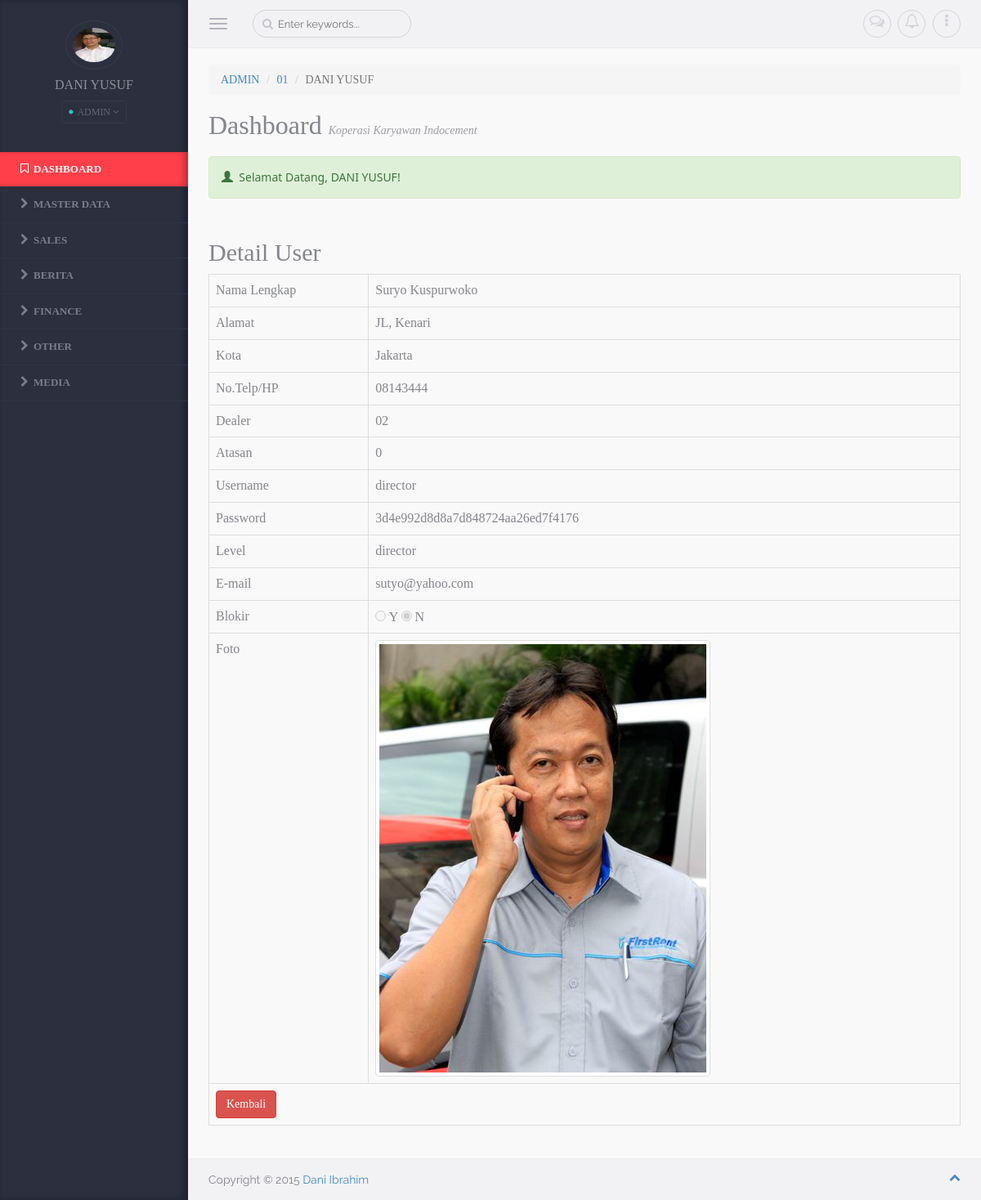
The page /media.php?module=users&act=detailuser&id=182 (signed in) on the database its author committed.
### tables this page shows
CREATE TABLE IF NOT EXISTS `mainmenu` (
  `id_main` int(5) NOT NULL AUTO_INCREMENT,
  `nama_menu` varchar(50) DEFAULT NULL,
  `link` varchar(100) DEFAULT NULL,
  `aktif` enum('Y','N') NOT NULL DEFAULT 'Y',
  `urutan` int(2) NOT NULL,
  `level` varchar(20) NOT NULL,
  PRIMARY KEY (`id_main`)
);

CREATE TABLE IF NOT EXISTS `users` (
  `id_user` int(6) NOT NULL AUTO_INCREMENT,
  `nama` varchar(45) DEFAULT NULL,
  `alamat` text,
  `kota` varchar(45) DEFAULT NULL,
  `telp` varchar(45) DEFAULT NULL,
  `id_cabang` varchar(6) DEFAULT NULL,
  `id_atasan` varchar(6) DEFAULT NULL,
  `username` varchar(45) DEFAULT NULL,
  `password` varchar(45) DEFAULT NULL,
  `level` varchar(45) DEFAULT NULL,
  `email` varchar(75) DEFAULT NULL,
  `blokir` varchar(1) DEFAULT NULL,
  `id_session` varchar(45) DEFAULT NULL,
  `foto` varchar(100) DEFAULT NULL,
  PRIMARY KEY (`id_user`)
);

### media.php (the view, shortened to what this page needs)
<?php
	if (empty($_SESSION['username']) AND empty($_SESSION['passuser'])){
	header ("location:index.php");
}
else{
?>
<html lang="en">
<head>
  <link rel="stylesheet" href="assets/css/bootstrap/bootstrap.css" />
    <link rel="stylesheet" href="assets/css/plugins/calendar/calendar.css" />
    <link rel="stylesheet" href="assets/css/app/app.v1.css" />
</head>
<body>
	<aside class="left-panel">
            <div class="user text-center">
              <img alt="" src="foto/<?php echo "$_SESSION[foto]"; ?>" class="img-circle" height="60"/>
              <h4 class="user-name"><?php echo strtoupper("$_SESSION[namalengkap]"); ?></h4>
                  <div class="dropdown user-login">
                  <button class="btn btn-xs dropdown-toggle btn-rounded" type="button" data-toggle="dropdown" aria-expanded="true">
                    <i class="fa fa-circle status-icon available"></i>&nbsp;<?php echo strtoupper("$_SESSION[leveluser]"); ?>&nbsp;<i class="fa fa-angle-down"></i>
                  </button>
                  </div>
            </div>
            <nav class="navigation">
            	<ul class="list-unstyled">
                	<li class="active"><a href="media.php?module=home"><i class="fa fa-bookmark-o"></i><span class="nav-label">Dashboard</span></a>
                  </li>
                      <?php
                      $sql=mysql_query("SELECT * FROM mainmenu ORDER BY urutan");
                      while ($m=mysql_fetch_array($sql)){
                        echo "<li class=\"has-submenu\"><a href='$m[link]'><i class='fa fa-chevron-right'></i><span class='nav-label'>$m[nama_menu]</span></a>";
                      }
                      echo "</li>";
                      ?>
              </ul>
            </nav>
    </aside>
    <section class="content">
        <header class="top-head container-fluid">
            <button type="button" class="navbar-toggle pull-left">
                <span class="icon-bar"></span>
                <span class="icon-bar"></span>
                <span class="icon-bar"></span>
            </button>
            <form role="search" class="navbar-left app-search pull-left hidden-xs">
              <input type="text" placeholder="Enter keywords..." class="form-control form-control-circle">
          	</form>
            <ul class="nav-toolbar">
            	<li class="dropdown"><a href="#" data-toggle="dropdown"><i class="fa fa-comments-o"></i><span class="badge bg-warning"></span></a>
                </li>
                <li class="dropdown"><a href="#" data-toggle="dropdown"><i class="fa fa-bell-o"></i><span class="badge"></span></a>
                </li>
                <li class="dropdown"><a href="#" data-toggle="dropdown"><i class="fa fa-ellipsis-v"></i></a>
                </li>
            </ul>
        </header>
        <div class="warper container-fluid">
            <ol class="breadcrumb">
              <li><a href="#"><?php echo strtoupper("$_SESSION[leveluser]"); ?></a></li>
              <li><a href="#"><?php echo "$_SESSION[id_cabang]"; ?></a></li>
              <li class="active"><?php echo strtoupper("$_SESSION[namalengkap]"); ?></a></li>
            </ol>
            <div class="page-header">
              <h1>Dashboard <i><small>Koperasi Karyawan Indocement</small></i></h1>
              <div class="alert alert-success" role="alert" style="font-family:Segoe UI;">
                <span class="glyphicon glyphicon-user" aria-hidden="true"></span>&nbsp;
                Selamat Datang, <?php echo strtoupper("$_SESSION[namalengkap]"); ?>!
              </div>
            </div>
            <div class="row">
              <?php include "content.php"; ?>
            </div>
        </div>
        <footer class="container-fluid footer">
        	Copyright &copy; 2015 <a href="#" target="_blank">Dani Ibrahim</a>
            <a href="#" class="pull-right scrollToTop"><i class="fa fa-chevron-up"></i></a>
        </footer>
    </section>
</body>
<?php
}
?>

### modul/mod_users/users.php (shortened to what this page needs)
<?php
if (empty($_SESSION['username']) AND empty($_SESSION['passuser'])){
  echo "<link href='style.css' rel='stylesheet' type='text/css'>
        <center>Untuk mengakses modul, Anda harus login <br>";
  echo "<a href=../../index.php><b>LOGIN</b></a></center>";
}
else{
switch($_GET['act']){
  case "detailuser":
    $edit=mysql_query("SELECT * FROM users WHERE id_user='$_GET[id]'");
    $r=mysql_fetch_array($edit);
    if ($_SESSION['leveluser']=='admin'){
    echo "
      <div class=\"col-md-12\">
        <h2>Detail User</h2>
        <input type=hidden name=id value='$r[id_user]'>
          <table id='example1' class='table table-bordered table-hover'>
            <tr><td>Nama Lengkap</td><td>$r[nama]</td></tr>
            <tr><td>Alamat</td><td>$r[alamat]</td></tr>
            <tr><td>Kota</td><td>$r[kota]</td></tr>
            <tr><td>No.Telp/HP</td><td>$r[telp]</td></tr>
            <tr><td>Dealer</td><td>$r[id_cabang]</td></tr>
            <tr><td>Atasan</td><td>$r[id_atasan]</td></tr>
            <tr><td>Username</td><td>$r[username]</td></tr>
            <tr><td>Password</td><td>$r[password]</td></tr>
            <tr><td>Level</td><td>$r[level]</td></tr>
            <tr><td>E-mail</td><td>$r[email]</td></tr>";
            if ($r['blokir']=='N'){
              echo "<tr><td>Blokir</td><td><input type=radio name='blokir' value='Y' disabled> Y
                                           <input type=radio name='blokir' value='N' checked disabled> N </td></tr>";
            }
            else{
              echo "<tr><td>Blokir</td><td><input type=radio name='blokir' value='Y' checked disabled> Y
                                            <input type=radio name='blokir' value='N' disabled> N </td></tr>";
            }
            echo "
            <tr><td>Foto</td><td><img src='foto/$r[foto]' class=\"img-thumbnail\"></td></tr>
            <tr>
                <td colspan=2>
                <input class=\"btn btn-danger\" type=button value=Kembali onclick=self.history.back()>
              </td></tr>
          </table>
      </div>";
    }
  break;
  }
}
?>

### assets/css/app/app.v1.css (style rules this page uses)
body { background-color:#f9f9f9; color:#85868d; font-family: 'Raleway', sans-serif; position:relative; }
body, html { overflow-x:hidden; }
aside.left-panel { background-color:#2b2f3e; width:230px; position:fixed; padding:25px 0px; box-shadow:inset -5px 0px 8px rgba(0,0,0,0.3); height:100%; top:0px; left:0px; }
.user { margin-bottom:35px; }
.user h4.user-name { color:#8e909a; font-size:16px; }
.user img { border:1px solid #383c4a; padding:8px; width:70px; }
.user .user-login { display:inline-block; }
.user .user-login .btn { border:1px solid #343847; background-color:transparent; color:#616574; padding:4px 8px; }
.navigation { margin:20px 0px; }
.navigation > ul > li { position:relative; }
.navigation > ul > li.has-submenu:after { content:"\f105"; font-family: 'FontAwesome'; display:inline-block; position:absolute; color:#7a7e8a; right:15px; transition: all 0.4s; -moz-transition: all 0.4s; -webkit-transition: all 0.4s; -o-transition: all 0.4s; top:10px; visibility:hidden; }
.navigation > ul > li > a { display:block; padding:12px 25px; color:#7a7e8a; text-transform:uppercase; font-size:13px; text-decoration:none; font-weight:800; border-bottom:1px solid #2f3444; transition: all 0.4s; -moz-transition: all 0.4s; -webkit-transition: all 0.4s; -o-transition: all 0.4s; }
.navigation > ul > li:hover > a, .navigation > ul > li.active:hover > a, .navigation > ul > li.active > a { color:#fff; background-color: #ff404b; -webkit-box-shadow: inset -6px 0 8px -2px rgba(0,0,0,0.3); box-shadow: inset -6px 0 8px -2px rgba(0,0,0,0.3); }
.navigation ul li a i { margin-right:6px; font-size:14px; }
header { background-color:#f2f2f4; border-bottom:1px solid #ececee; padding-top:4px; padding-bottom:4px; }
.navbar-toggle { margin:8px 20px 8px 0px; display:block; padding-left:0px; }
.navbar-toggle .icon-bar { background-color:#b3b3be; }
.app-search { position:relative; margin-top:8px; margin-bottom:8px; margin-right:15px; }
.app-search .form-control, .app-search .form-control:focus { border:1px solid #d3d3db; font-size:13px; color:#c4c4cd; padding-left:30px; background:none; box-shadow:none; }
.app-search:before { content:"\f002"; position:absolute; left:12px; font-family: FontAwesome; cursor:pointer; top:7px; color:#c4c4cd; display:inline-block; }
.nav-toolbar { margin:8px 0px; float:right; }
.nav-toolbar > li { padding:0px; display:inline-block; margin-left:5px; position:relative; list-style:none; }
.nav-toolbar > li > a { color:#d3d3db; font-size:18px; border:1px solid #d3d3db; border-radius:50px; height:34px; width:34px; text-align:center; display:block; padding:4px; }
.content { margin-left:230px; }
.content > .container-fluid { padding-left:25px; padding-right:25px; }
.warper { padding-top:20px; padding-bottom:20px; min-height:550px; }
.page-header { margin:0px; border:0px; }
.page-header h1 { color:#84868e; font-weight:300; font-size:32px; margin-top:15px; margin-bottom:20px; }
.page-header * { font-weight:300; }
.page-header * small { font-size:14px; color:#9D9EA5; }
.footer { background-color: #f2f2f4; border-top: 1px solid #ececee; padding-bottom: 15px; padding-top: 15px; }
.btn-circle, .form-control-circle, .btn-group .btn-circle:first-child:not(:last-child):not(.dropdown-toggle) { border-radius:50px; }

### media.php (style rules this page uses)
h1 { font-family: Segoe UI Light; }
h2 { font-family: Segoe UI Light; }
h4 { font-family: Segoe UI Light; }
.btn { font-family: Segoe UI Light; }
.table { font-family: Calibri Light; }
li { font-family: Segoe UI Light; }

### rows shown on the page
mainmenu: nama_menu "MASTER DATA"
mainmenu: nama_menu "SALES"
mainmenu: nama_menu "BERITA"
mainmenu: nama_menu "FINANCE"
mainmenu: nama_menu "OTHER"
mainmenu: nama_menu "MEDIA"
users: nama "Suryo Kuspurwoko", alamat "JL, Kenari", kota "Jakarta", telp "08143444", id_cabang "02", id_atasan "0", username "director", password "3d4e992d8d8a7d848724aa26ed7f4176", level "director", email "sutyo@yahoo.com", foto (picture)

### other values the page prints
$_SESSION[id_cabang] "01"
